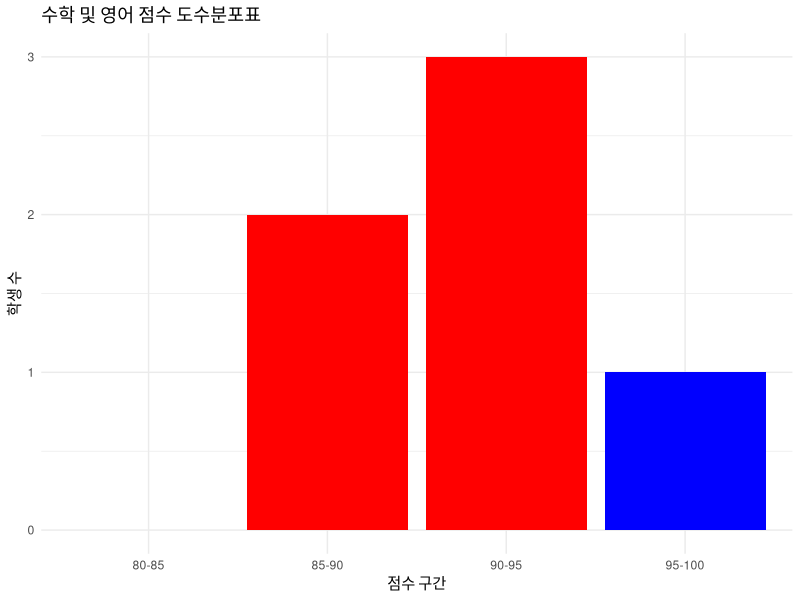

Here is the R script that generated this plot:
# --------------------------------------------------------------------
# 연속형 변수를 활용한 수학, 영어 점수의 도수분포표 및 시각화하기
# --------------------------------------------------------------------


# ggplot2 패키지 설치 (이미 설치된 경우 생략 가능)
install.packages("ggplot2")

# ggplot2 패키지 로드
library(ggplot2)

# 엑셀 파일 읽기 패키지 로드
library(readxl)

# 이전 실습에서 생성한 엑셀 파일 읽기
students <- read_excel("data/my_students.xlsx", sheet = "Sheet1")

# 수학과 영어 점수를 각각 5점 간격으로 구간화
breaks <- seq(80, 100, by = 5)  # 구간 설정
labels <- c("80-85", "85-90", "90-95", "95-100")  # 레이블 설정

# 수학 점수 구간화 및 도수분포표 생성
math_bins <- cut(students$수학, breaks, right = FALSE, labels = labels)
math_freq_table <- table(math_bins)

# 영어 점수 구간화 및 도수분포표 생성
english_bins <- cut(students$영어, breaks, right = FALSE, labels = labels)
english_freq_table <- table(english_bins)

# 도수분포표를 데이터프레임으로 변환
freq_df <- data.frame(
  구간 = labels,
  수학 = as.vector(math_freq_table),
  영어 = as.vector(english_freq_table)
)

# 도수분포표 출력
View(freq_df)

# 도수분포표 차트 그리기
ggplot(data = freq_df, aes(x = 구간)) +
  geom_bar(aes(y = 수학), stat = "identity", position = "dodge", fill = "blue") +
  geom_bar(aes(y = 영어), stat = "identity", position = "dodge", fill = "red") +
  labs(title = "수학 및 영어 점수 도수분포표", x = "점수 구간", y = "학생 수") +
  theme_minimal()

